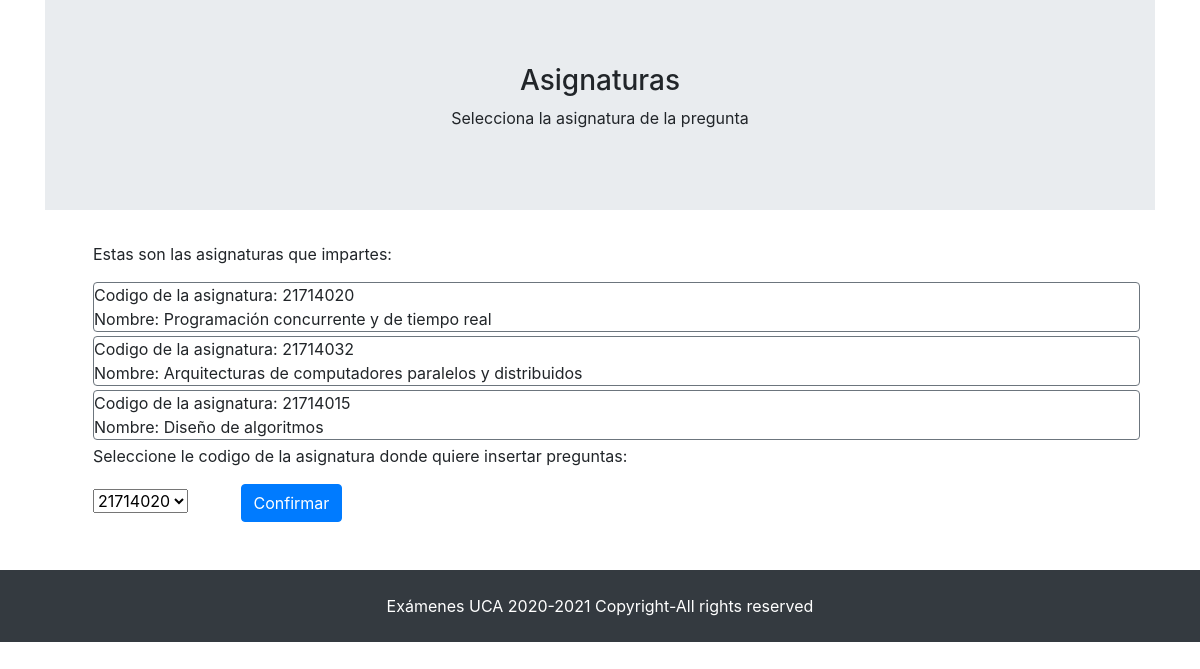
The app's page /Consulta_Actualizar_preguntas.php (signed in) with its own data.
### tables this page shows
CREATE TABLE `profesor_asignatura` (
  `id_asignatura` varchar(10) NOT NULL,
  `id_profesor` smallint NOT NULL,
  `coordinador` varchar(3) NOT NULL DEFAULT ''
);

CREATE TABLE `asignatura` (
  `id_asignatura` varchar(10) NOT NULL,
  `id_grado` smallint NOT NULL,
  `nombre` varchar(100) NOT NULL DEFAULT ''
);

### Consulta_Actualizar_preguntas.php (the view, shortened to what this page needs)
<!DOCTYPE html>
<html lang="en">
<head>
    <link rel="stylesheet" href="https://stackpath.bootstrapcdn.com/bootstrap/4.4.1/css/bootstrap.min.css">
</head>
<body>
<?php
    if(!isset($_SESSION['id_usuario']) || $_SESSION['rol'] != 'profesor'){
        header('Location: login.php');
        exit;
    }else{
    $Selecion_asignatura = $_POST['Selecion_asignatura'];
    if ((!isset($Selecion_asignatura)))
    {
    ?>
        <FORM ACTION="Consulta_Actualizar_preguntas.php" METHOD="POST">
    <?php
        include('connect.php');
        $id_profesor = $_SESSION['id_usuario'];
        $instruccion_1 = "select id_asignatura from profesor_asignatura where id_profesor='$id_profesor'";
        $consulta_1 = mysqli_query ($conexion, $instruccion_1) or die ("Fallo al realizar la consulta");
        print('<div class="container">');
        print('<div class="jumbotron jumbotron-fluid text-center">');
        print('<h3>Asignaturas</h3>');
        print('<p>Selecciona la asignatura de la pregunta</p>');
        print('</div>');
        print('<div class="container pl-5 text-left">');
        print("<P>Estas son las asignaturas que impartes: </P>");
        $n_filas_1 = mysqli_num_rows($consulta_1);
        if($n_filas_1 > 0)
        {
            for ($i=0; $i<$n_filas_1; $i++)
            {
                print('<div class="container-fluid border border-secondary rounded mb-1">');
                    print('<div class="row">');
                        $resultado_1 = mysqli_fetch_array ($consulta_1);
                        $consulta_id_asig_1 = $resultado_1['id_asignatura'];
                        print ("Codigo de la asignatura: $consulta_id_asig_1");
                    print('</div>');
                    print('<div class="row">');
                        $instruccion_2 = "select nombre from asignatura where id_asignatura='$consulta_id_asig_1'";
                        $consulta_2 = mysqli_query ($conexion, $instruccion_2) or die ("Fallo al realizar la insercion");
                        $resultado_2 = mysqli_fetch_array ($consulta_2);
                        print("  Nombre: ". $resultado_2['nombre']."<br>");
                    print('</div>');
                print('</div>');
            }
        }
        $instruccion_1 = "select id_asignatura from profesor_asignatura where id_profesor='$id_profesor'";
        $consulta_1 = mysqli_query ($conexion, $instruccion_1) or die ("Fallo al realizar la consulta");
        $n_filas_1 = mysqli_num_rows($consulta_1);
        print("<P>Seleccione le codigo de la asignatura donde quiere insertar preguntas: </P>");
        if($n_filas_1 > 0)
        {
            print("<select name='id_asignatura' class='form-select'>");
            for ($i=0; $i<$n_filas_1; $i++)
            {
                $resultado_3 = mysqli_fetch_array ($consulta_1);
                print("<option>".$resultado_3['id_asignatura']."</option>");
            }
            print("</select>");
        }
    ?>
    <input type="submit" class="btn btn-primary ml-5" name="Selecion_asignatura" value="Confirmar">
    </FORM>
<?php
    }
    }
    ?>
    <footer class="bg-dark text-center text-white mt-5 relative-bottom">
        <div class="container p-4">Exámenes UCA 2020-2021 Copyright-All rights reserved</div>
    </footer>
</body>
</html>

### records on screen
profesor_asignatura: id_asignatura "21714020", id_asignatura.nombre "Programación concurrente y de tiempo real"
profesor_asignatura: id_asignatura "21714032", id_asignatura.nombre "Arquitecturas de computadores paralelos y distribuidos"
profesor_asignatura: id_asignatura "21714015", id_asignatura.nombre "Diseño de algoritmos"

### other values on screen
form field id_asignatura "21714020"
